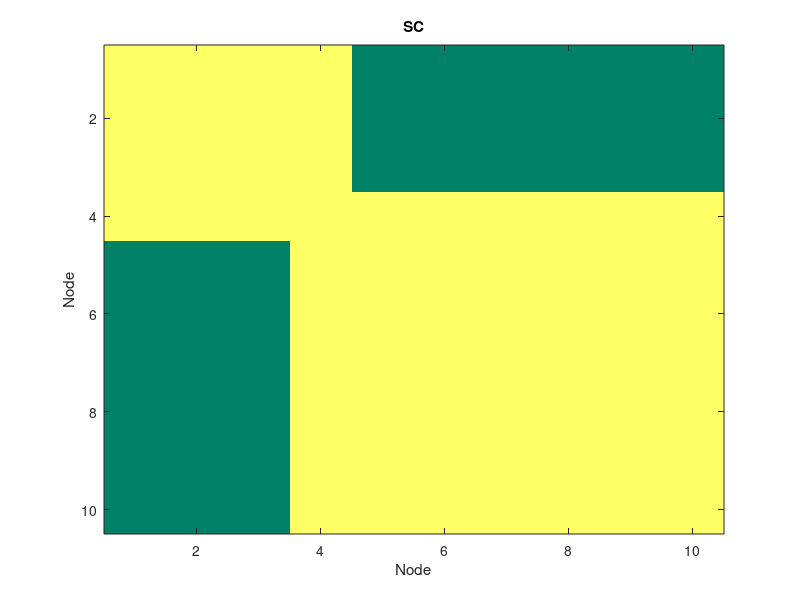

Reproduce this figure in MATLAB. (Note: this script raises an error after producing the figure.)
%% EXERCISE 2: In this exercise, the goal is to couple two oscillators to 
%% study the effect of the global coupling g.

% The global coupling g fixes the interactions and coupling between the
% oscillators.

%% Define the network
%The network will consist on 10 nodes and the first node will be the only node
%connected with the rest of the nodes (one hub).
nNodes=10;
C=zeros(nNodes,nNodes);
for n=1:nNodes
C(n,n)=1;
end
for n=1:3
C(n,1:3)=1;
end
C(4,:)=1;
C(:,4)=1;
for n=5:10
C(n,5:10)=1;
end
C=C/max(max(C))*0.2;

figure
imagesc(C)
xlabel('Node')
ylabel('Node')
title('SC')
colormap('summer')
%% First case: without global coupling (g=0) and all the nodes working in the same ragime.

%basic parameters; omega/G/a
omega = repmat(2*pi*0.5*ones(nNodes,1),1,2); %angular velocity
omega(:,1) = -omega(:,1);
%values of a
a_val=0;
a = repmat(a_val*ones(nNodes,1),1,2);
%value of the hub
a(4,1)=1;
a(4,2)=1;
G=0.2;

%% basic parameters of the model
xs=zeros(500,nNodes);
z1=repmat(randn(nNodes,1),1,2);
z = 0.1*randn(nNodes,2);%*ones(nNodes,2); % --> x = z(:,1), y = z(:,2)
dt = 0.01;
sig = 0.04; %was 0.04
dsig = 0.01; % to avoid sqrt(dt) at each time step
nn=0;
wC = G*C;
sumC = repmat(sum(wC,2),1,2);

%% model training
for t=1:dt:100 
    suma = wC*z- sumC.*z; % sum(Cij*xi) - sum(Cij)*xj
    zz = z(:,end:-1:1); % flipped z, because (x.*x + y.*y)
    z = z + dt*(a.*z + zz.*omega - z.*(z.*z+zz.*zz) + suma) + dsig*randn(nNodes,2);
     nn=nn+1;
    xs(nn,:)=z(:,1)';
end

%%Ploting
figure(5)
plot(demean(xs(3000:4500,:)))
hold on
plot(demean(mean(xs(3000:4500,:),2)),'r','Linewidth',3)
legend('Node 1','Node 2','Node 3','Node 4','Node 5','Node 6','Node 7','Node 8','Node 9','Node 10','Mean Signal')
title('g=0.2 a=0 a_{node}=1 w=2*\pi*0.5')
xlabel('Time')
ylabel('Signal')

figure(6)
imagesc(corrcoef(xs))
xlabel('Node')
ylabel('Node')
title('FC (g=0.2)')
colorbar
colormap('jet')

%% Second case: with global coupling (g=0.5), i.e. the nodes are coupled 
%% and interacting between them. To study the difference that the coupling
%% can exert over the whole network, all the nodes will be working in the
%% same ragime (a=0) and the hub will work in the oscillatory regime (a=1).
%Study the changes in the mean value of the signals when comparing first
%and second cases.




